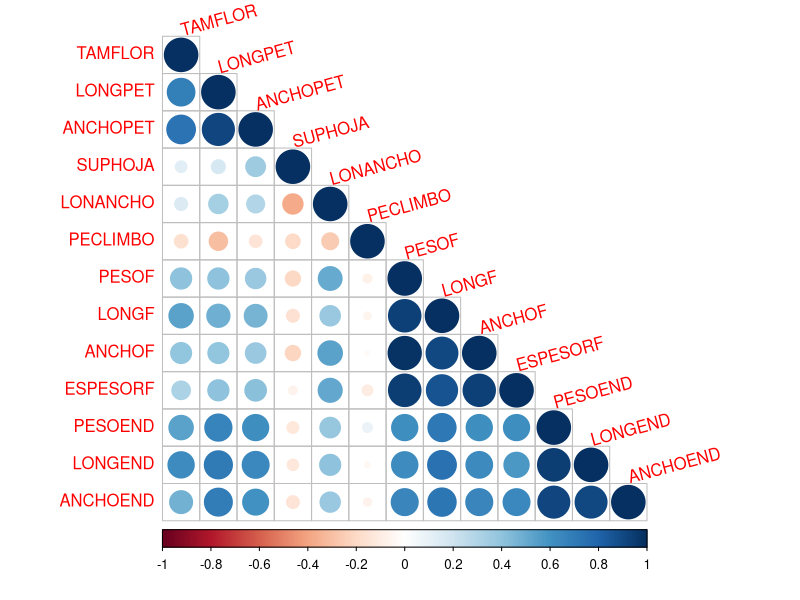
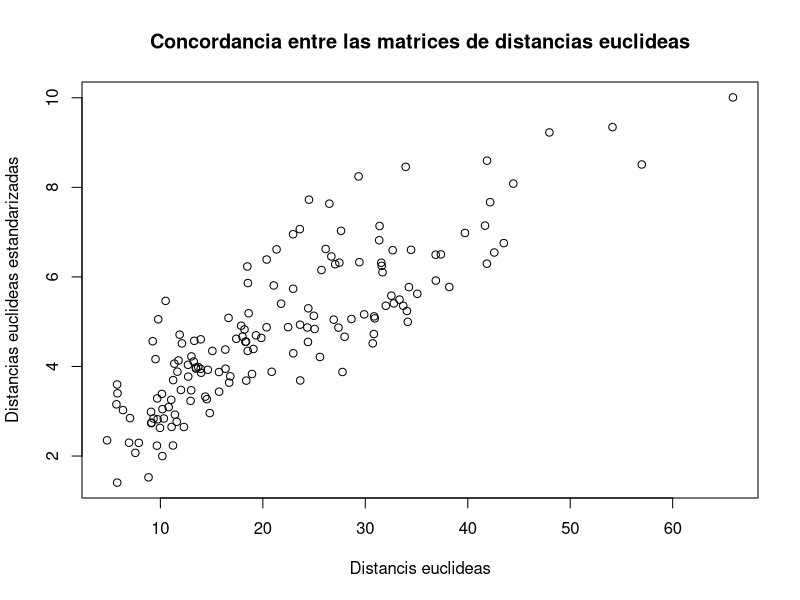
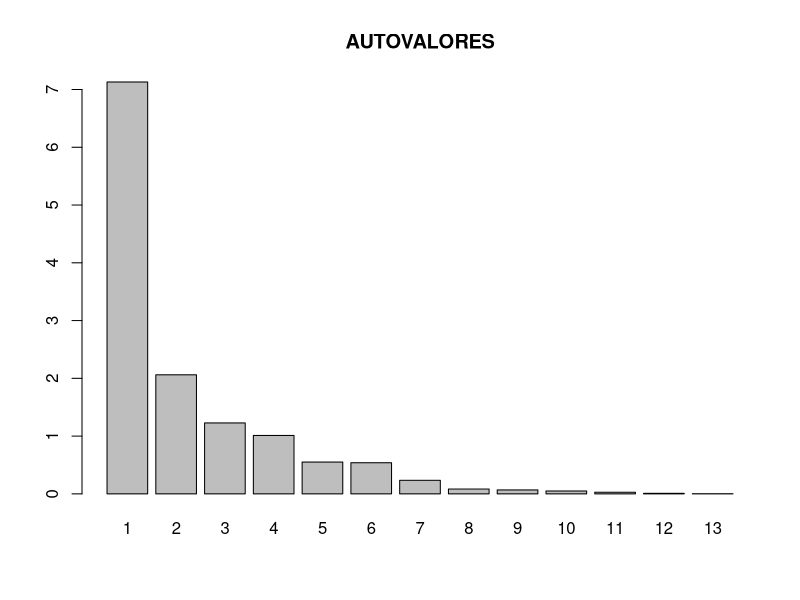
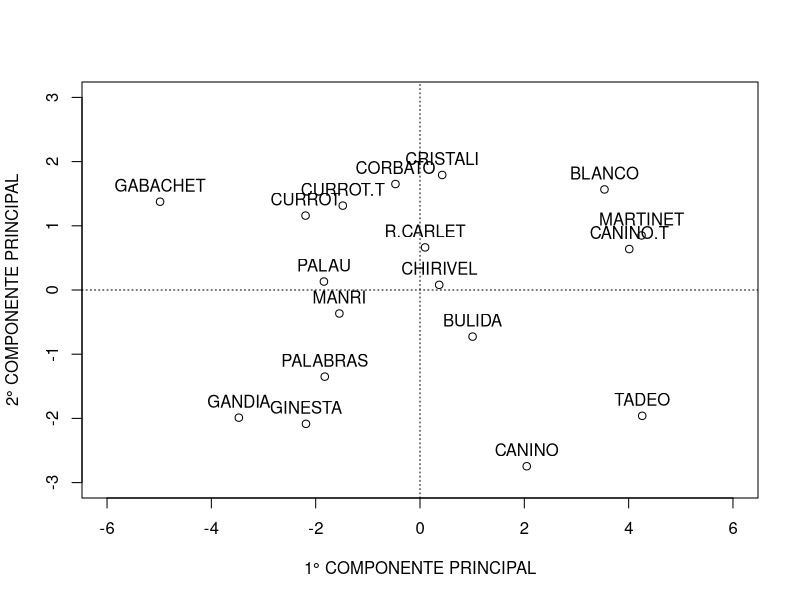
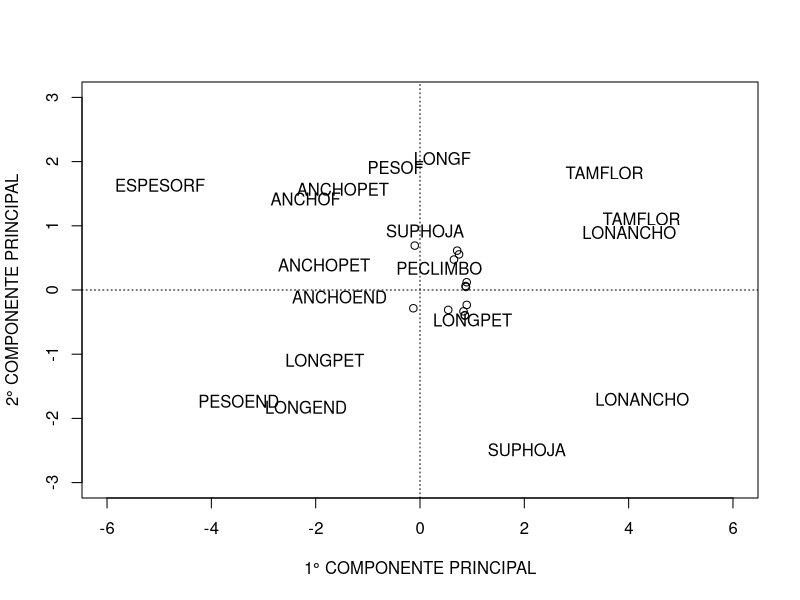

The R source for these figures, in order:
## ---- chunk 1
knitr::opts_chunk$set(echo = TRUE, message = FALSE, warning = FALSE)
## ---- chunk 2
library(FactoMineR)
library(kableExtra)
library(tidyverse)
## ---- chunk 3
datos <- readr::read_csv2(here::here("data", "raw", "DAMASCO.csv"))
## ---- chunk 4
str(datos)
## ---- chunk 5
datos %>% 
    select(-VAR) %>% 
    summarise_all(mean) %>% 
    round(1) %>% 
    kable() %>% 
    kable_styling(font_size = 10) %>% 
    kable_classic_2()
## ---- chunk 6
datos %>% 
    select(-VAR) %>%  
    cov() %>%  
    round(1) %>% 
    kable() %>% 
    kable_styling(font_size = 10) %>% 
    kable_classic_2() 
## ---- chunk 7

datos %>% select(-VAR) %>%
    summarise_all(function(x) sd(x) / mean(x)) %>% 
    pivot_longer(cols = everything(), names_to = "VAR", values_to = "CV") %>% 
    arrange(desc(CV)) %>% 
    mutate(CV= round(CV, 1)) %>%
    kable() %>% 
    kable_styling(font_size = 10) %>% 
    kable_classic_2()
## ---- chunk 8
# No utilizamos la primer columna
datos_std = scale(datos[-1])
## ---- chunk 9
datos_std %>%
    as_tibble() %>% 
    summarise_all(function(x) sd(x, na.rm=TRUE) /  mean(x, na.rm=TRUE)) %>% 
    round(1)
## ---- chunk 10
datos %>% 
    select(-VAR) %>%
    cor() %>% 
    round(1)  %>% 
    kable() %>% 
    kable_styling(font_size = 10)%>% 
    kable_classic_2()
## ---- chunk 11
datos%>%
    select(-VAR) %>%
    cor() %>%
    corrplot::corrplot(
      method = "circle", 
      type = "lower", 
      tl.srt = 15
    )
## ---- chunk 12
dist = datos %>% 
    select(-VAR) %>% 
    data.frame()

rownames(dist) <- datos$VAR

dist %>% 
    dist(method = "euclidean", diag = TRUE, upper = TRUE) %>% 
    as.matrix() %>% 
    round(1) %>% 
    kable() %>% 
    kable_styling(font_size = 8) %>% 
    kable_classic_2()

## ---- chunk 13
dist_std <- datos %>% 
    select(-VAR) %>% 
    scale() %>%
    data.frame()

rownames(dist_std) <- datos$VAR

dist_std %>% 
    dist(method = "euclidean", diag = TRUE, upper = TRUE) %>% 
    as.matrix() %>% 
    round(1) %>% 
    kable() %>% 
    kable_styling(font_size = 8) %>% 
    kable_classic_2()
## ---- chunk 14


dist_ <- dist %>% 
    dist(method = "euclidean", diag = TRUE, upper = TRUE) 

dist_std_ <- dist_std %>% 
    dist(method = "euclidean", diag = TRUE, upper = TRUE)


conc <- cor(dist_, dist_std_) %>%
      as_tibble() %>%
      round(2) %>%
      rename(CONCORDANCIA = value)
## ---- chunk 15

plot(
  dist_, 
  dist_std_, 
  ylab = "Distancias euclideas estandarizadas", 
  xlab = "Distancis euclideas", 
  main = "Concordancia entre las matrices de distancias euclideas"
)
## ---- chunk 16
datos_std <- data.frame(datos_std)
rownames(datos_std) <- datos$VAR

pca <- PCA(datos_std, ncp = 2, graph = FALSE)

pca$eig %>%
  data.frame() %>%
  rename(
    "Autovalores" = "eigenvalue", 
    "% varianza" = "percentage.of.variance", 
    "% varianza acumulada" = "cumulative.percentage.of.variance" 
  ) %>%
  kable() %>%
  kable_classic_2()
## ---- chunk 17
barplot(pca$eig[, 1], main = "AUTOVALORES", names.arg = 1:nrow(pca$eig))
## ---- chunk 18
pca$var$coord %>%
  kable() %>%
  kable_classic_2()
## ---- chunk 19
pc1 <- pca$ind$coord[, 1]
pc2 <- pca$ind$coord[, 2]
etiquetas <- rownames(pca$ind$coord)

plot(
  pc1,
  pc2, 
  ylab = "2° COMPONENTE PRINCIPAL", 
  xlab = "1° COMPONENTE PRINCIPAL", 
  xlim = c(-6,6), 
  ylim = c(-3,3)
)
abline(h = 0, lty = 3)
abline(v = 0, lty = 3)
text(pc1, pc2, etiquetas, pos = 3)
## ---- chunk 20
pc1_ <- pca$var$coord[, 1]
pc2_ <- pca$var$coord[, 2]
etiquetas <- rownames(pca$var$coord)

plot(
  pc1_,
  pc2_, 
  ylab = "2° COMPONENTE PRINCIPAL", 
  xlab = "1° COMPONENTE PRINCIPAL", 
  xlim = c(-6,6), 
  ylim = c(-3,3)
)
abline(h = 0, lty = 3)
abline(v = 0, lty = 3)
text(pc1, pc2, etiquetas, pos = 3)
## ---- chunk 21
x <- as.matrix(datos_std)
cor <- cor(x)
autovalores_ <- eigen(cor)

round(autovalores_$values, 1) %>%
  kable(col.names = "AUTOVALORES") %>%
  kable_styling(full_width = FALSE) %>%
  kable_classic_2() 
## ---- chunk 22
round(autovalores_$vectors[, 1:2], 1) %>%
  kable(col.names = c("AUTOVECTOR 1", "AUTOVECTOR 2")) %>%
  kable_styling(full_width = FALSE) %>%
  kable_classic_2()
## ---- chunk 23
p <- as.matrix(autovalores_$vectors)
y <- x %*% p
colnames(y) <- etiquetas
rownames(y) <- datos$VAR

round(y, 1) %>%
  kable() %>%
  kable_classic_2()
## ---- chunk 24
dvs <- svd(x)

round(dvs$d, 1) %>%
  kable(col.names = "d")%>%
  kable_classic_2()
## ---- chunk 25
colnames(dvs$u) <- etiquetas

dvs$u %>%
  round(1) %>%
  kable() %>%
  kable_classic_2()
## ---- chunk 26
colnames(dvs$v) <- etiquetas

dvs$v %>%
  round(1) %>%
  kable() %>%
  kable_classic_2()
## ---- chunk 27
u <- dvs$u
v <- dvs$v
d <- diag(dvs$d, 13, 13)
ydvs <- u %*% d
colnames(ydvs) <- etiquetas
rownames(ydvs) <- datos$VAR
  
round(ydvs, 1) %>%
  kable() %>%
  kable_classic_2()
